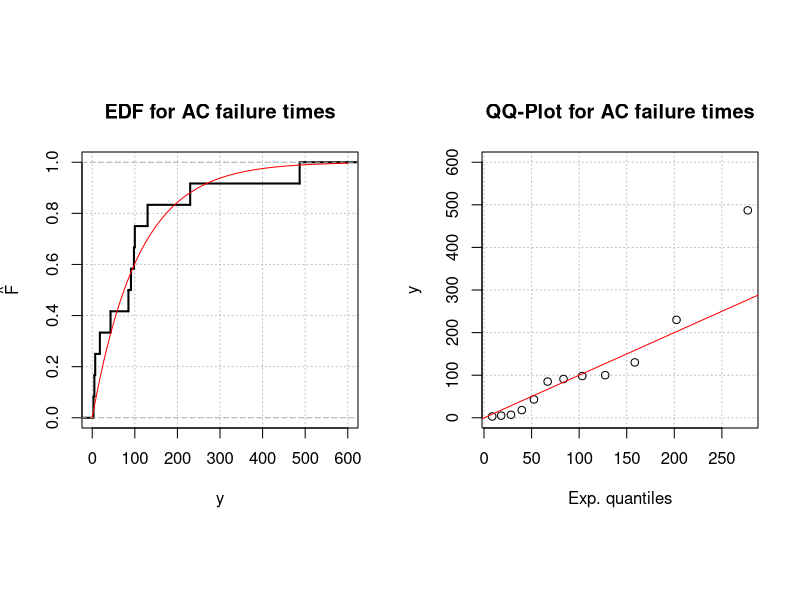
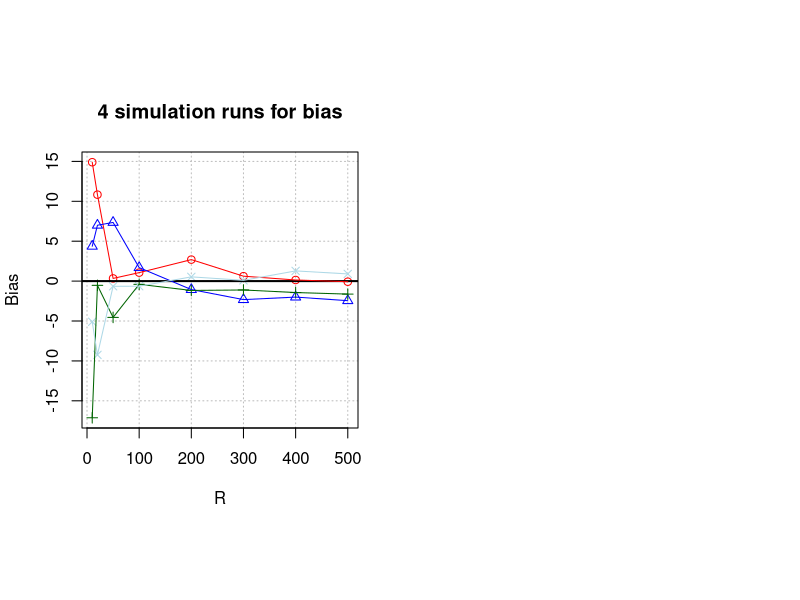

The R script that drew these images, in order: (Note: this script raises an error after producing the figures.)
#####################################################################
# NAME:  Chris Bilder                                               #
# DATE:  1-5-06, update 10-13-07                                    #
# UPDATE:                                                           #
# PURPOSE: Example 2.5, 2.6, 2.9, 2.10, 2.11                        #
#                                                                   #
# NOTES:                                                            #
#####################################################################

#####################################################################
# Example 1.1 and Figure 1.2

  y<-c(3,5,7,18,43,85,91,98,100,130,230,487)
  t<-mean(y)
  cat("My sample is", sort(y), "\n which produces an observed statistic of", t, "\n")


  #EDF
  par(pty = "s", mfrow=c(1,2))
  plot.ecdf(x = y, verticals = TRUE, do.p = FALSE, main = "EDF for AC failure times", lwd = 2, xlim = c(0,600),
            panel.first = grid(nx = NULL, ny = NULL, col="gray", lty="dotted"), ylab = expression(hat(F)), xlab = "y")
  #Notice use of q = x below - the curve function needs "x" to be used, also notice the "rate" parameter 1/scale parameter
  curve(expr = pexp(q = x, rate = 1/t), from = 0, to = 600, col = "red", add = TRUE)
  #Could use the lines function instead of curve
  #lines(x = seq(from = 0, to = 600, by = 1), 
  #      y = pexp(q = seq(from = 0, to = 600, by = 1), rate = 1/t), col = "red")  #Note parameterization uses exp(1/mu)  
 
  #QQ-Plot
  #  Note: Book uses different version of the x-axis of the plot
  #  Bottom of p. 18 gives justification for the p = seq( )
  exp.quant<-qexp(p = seq(from = 1/(length(y)+1), to = 1-1/(length(y)+1), by = 1/(length(y)+1)), rate = 1/t)
  plot(y = sort(y), x = exp.quant, main = "QQ-Plot for AC failure times", ylab = "y", xlab = "Exp. quantiles",
       panel.first = grid(nx = NULL, ny = NULL, col="gray", lty="dotted"), ylim = c(0,600))
  data.frame(exp.quant, y)
  abline(a = 0, b = 1, col = "red")
    
    
######################################################################
# Example 2.5

  R.max<-500
  set.seed(4130)
  y.star<-matrix(data = rexp(n = length(y)*R.max, rate = 1/t), nrow = R.max, ncol = length(y))

  #r = 1
  y.star[1,]
  
  t.star<-apply(X = y.star, FUN = mean, MARGIN = 1)
  mean(t.star) - t #B_500
  var(t.star)      #V_500
  
  
  
  R.max<-10000
  set.seed(2891)
  y.star<-matrix(data = rexp(n = length(y)*R.max, rate = 1/t), nrow = R.max, ncol = length(y))  
  t.star<-apply(X = y.star, FUN = mean, MARGIN = 1)
  mean(t.star) - t #B_10000
  var(t.star)      #V_10000
  
 
  R.max<-500  
  R.values<-c(10, 20, 50, 100, 200, 300, 400, 500)
  
  save2<-data.frame(R.values = NULL, bias = NULL, variance=NULL, sim=NULL)
  
  set.seed(4131)
  bias<-numeric(length(R.values))
  variance<-numeric(length(R.values))

  for (sim.numb in 1:4) {
  
    y.star<-matrix(data = rexp(n = length(y)*R.max, rate = 1/t), nrow = 500, ncol = length(y))
    t.star<-apply(X = y.star, FUN = mean, MARGIN = 1)

    counter<-1
    
    for (i in R.values) { 
      bias[counter] <- mean(t.star[1:i]) - t
      variance[counter] <- var(t.star[1:i])  
      counter <- counter + 1
    }
  
    save<-data.frame(R.values, bias, variance, sim = sim.numb)
    save2<-rbind.data.frame(save2, save)
  }
  
  head(save2, n = 10) #Check values in it.
  
  #Figure 2.1
  par(pty = "s", mfrow=c(1,2))
  plot(x = save2$R.values, y = save2$bias, 
       col = rep(c("red", "blue", "darkgreen", "lightblue"), times = 1, each = length(R.values)),
       pch = rep(c(1, 2, 3, 4), times = 1, each = length(R.values)), xlab = "R", ylab = "Bias",
       main = "4 simulation runs for bias",
       panel.first = grid(nx = NULL, ny = NULL, col="gray", lty="dotted"), type = "p") 
  abline(h = 0, col = "black", lwd = 2)   
  lines(x = R.values, y = save2$bias[save2$sim == 1], col = "red")
  lines(x = R.values, y = save2$bias[save2$sim == 2], col = "blue")
  lines(x = R.values, y = save2$bias[save2$sim == 3], col = "darkgreen")
  lines(x = R.values, y = save2$bias[save2$sim == 4], col = "lightblue")
      
  legend(locator(1), legend = c("1", "2", "3", "4"), col=c("red", "blue", "darkgreen", "lightblue"),
         pch = c(1, 2, 3, 4), bty="n", cex=0.75)
  
  
  plot(x = save2$R.values, y = save2$variance, 
       col = rep(c("red", "blue", "darkgreen", "lightblue"), times = 1, each = length(R.values)),
       pch = rep(c(1, 2, 3, 4), times = 1, each = length(R.values)), xlab = "R", ylab = "Variance",       
       main = "4 simulation runs for variance",
       panel.first = grid(nx = NULL, ny = NULL, col="gray", lty="dotted"), type = "p") 
  abline(h = t^2/length(y), col = "black", lwd = 2)   
  lines(x = R.values, y = save2$variance[save2$sim == 1], col = "red")
  lines(x = R.values, y = save2$variance[save2$sim == 2], col = "blue")
  lines(x = R.values, y = save2$variance[save2$sim == 3], col = "darkgreen")
  lines(x = R.values, y = save2$variance[save2$sim == 4], col = "lightblue")
      
  legend(locator(1), legend = c("1", "2", "3", "4"), col=c("red", "blue", "darkgreen", "lightblue"),
         pch = c(1, 2, 3, 4), bty="n", cex=0.75)
  
  
######################################################################
# Example 2.6
  
  
  R.max<-999
  set.seed(4130)
  y.star<-matrix(data = rexp(n = length(y)*R.max, rate = 1/t), nrow = R.max, ncol = length(y))
  t.star<-apply(X = y.star, FUN = mean, MARGIN = 1)
  
  #NEW CODE
  alpha<-c(0.05,0.95)
  sort(t.star)[alpha*(R.max+1)]-t  #0.05 and 0.95 estimated quantiles of T*-t
  qgamma(p = alpha, shape = length(y), scale = t/length(y)) - t #0.05 and 0.95 quantiles of T*-t
  #Remember from p. 2.9, beta in Casella and Berger and R is mu/kappa in BMA.  
  
  #Equivalent way to get quantiles using quantile() function
  quantile(x = t.star, probs = alpha, type = 1)
  sort(t.star)[alpha*(R.max+1)]
  
  
  #Figure 2.2
  #QQ-Plot
  par(pty = "s", mfrow=c(1,2))
  norm.quant<-qnorm(p = seq(from = 1/(length(t.star[1:99])+1), to = 1-1/(length(t.star[1:99])+1), by = 1/(length(t.star[1:99])+1)),
                    mean = mean(t.star[1:99]), sd = sd(t.star[1:99]))
  plot(y = sort(t.star[1:99]), x = norm.quant, main = "QQ-Plot for t.star, R=99", ylab = "t.star", xlab = "Normal quantiles",
       panel.first = grid(nx = NULL, ny = NULL, col="gray", lty="dotted"))
  abline(a = 0, b = 1, col = "red")
    
  norm.quant<-qnorm(p = seq(from = 1/(length(t.star)+1), to = 1-1/(length(t.star)+1), by = 1/(length(t.star)+1)),
                    mean = mean(t.star), sd = sd(t.star))
  plot(y = sort(t.star), x = norm.quant, main = "QQ-Plot for t.star, R=999", ylab = "t.star", xlab = "Normal quantiles",
       panel.first = grid(nx = NULL, ny = NULL, col="gray", lty="dotted"))
  abline(a = 0, b = 1, col = "red")

  #t* ~ Gamma(n, t/n)
  gam.quant<-qgamma(p = seq(from = 1/(length(t.star[1:99])+1), to = 1-1/(length(t.star[1:99])+1), by = 1/(length(t.star[1:99])+1)),
                    shape = length(y), scale = t/length(y))
  plot(y = sort(t.star[1:99]), x = gam.quant, main = "QQ-Plot for t.star, R=99", ylab = "t.star", xlab = "Gamma quantiles",
       panel.first = grid(nx = NULL, ny = NULL, col="gray", lty="dotted"))
  abline(a = 0, b = 1, col = "red")
    
  gam.quant<-qgamma(p = seq(from = 1/(length(t.star)+1), to = 1-1/(length(t.star)+1), by = 1/(length(t.star)+1)),
                    shape = length(y), scale = t/length(y))
  plot(y = sort(t.star), x = gam.quant, main = "QQ-Plot for t.star, R=999", ylab = "t.star", xlab = "Gamma quantiles",
       panel.first = grid(nx = NULL, ny = NULL, col="gray", lty="dotted"))
  abline(a = 0, b = 1, col = "red")
 

  #Figure 2.3
  par(pty = "s", mfrow=c(1,2))
  hist(x = t.star[1:99], main = "Histogram for t*, R=99", freq=FALSE, xlab = "t*")
  curve(expr = dnorm(x, mean = mean(t.star[1:99]), sd = sd(t.star[1:99])), col = 2, add = TRUE)
 
  hist(x = t.star, main = "Histogram for t*, R=999", freq=FALSE, xlab = "t*", ylim = c(0,0.014))
  curve(expr = dnorm(x, mean = mean(t.star), sd = sd(t.star)), col = 2, add = TRUE)


  #p quantiles
  p<-c(0.01, 0.05, 0.10, 0.5, 0.90, 0.95, 0.99)
  # p*(R+1) quantiles of t.star 
  data.frame(p, t.star = quantile(x = t.star, probs = p, type = 1), gamma.quant = qgamma(p = p, shape = length(y), scale = t/length(y))) 
  #sort(t.star)[p*(R.max+1)] also will do the same as the quantile() function.
  # p*(R+1) quantiles of t.star - t 
  data.frame(p, t.star = quantile(x = t.star, probs = p, type = 1) - t, gamma.quant = qgamma(p = p, shape = length(y), scale = t/length(y)) - t)
 
  
  
######################################################################
# Another way to do a parametric bootstrap using the boot() function
  
  #Need to load it first even though it is automatically installed with R (only need to do once during the R session)
  library(boot)
  
  #Function for the statistic
  #  First element is the original or resampled data.
  #  No second element for a parametric bootstrap - see p. 528 of BMA
  mean.t<-function(data) {
     mean(data) 
  }
  
  
  #Function for how to simulate the resamples
  sim.data<-function(data, mle) {
    out<-rexp(n = length(data), rate = 1/mle)
    out
  }
   
  #Do bootstrap
  set.seed(4162)
  boot.res<-boot(data = y, statistic = mean.t, R = 1000, sim = "parametric", ran.gen = sim.data, mle = mean(y)) 
  boot.res
  plot(boot.res)   
  
  

  
  
######################################################################
# Example 2.9

  #Need to load it first even though it is automatically installed with R (only need to do once during the R session)
  library(boot)
  
  #Function for the statistic
  #  First element is the original or resampled data.
  #  Second element represents the indices of the data.  For example, the indices will be 1:length(y) for the observed
  #    data.   
  calc.t<-function(data, i) {
     d<-data[i]
     mean(d) 
  }
  
  #Try it
  calc.t(data = y, i = 1:length(y))

  #Other implementations of calc.t:
  calc.t(data = y, i = rep(x = 1, times = 12))
  set.seed(7828)
  calc.t(data = y, i = sample(x = 1:length(y), size = 12, replace = TRUE))
 


  
  #Do bootstrap
  set.seed(9182)
  boot.res<-boot(data = y, statistic = calc.t, R = 1000, sim="ordinary") 
  boot.res
  plot(boot.res)   
  
  #What's available from the boot() function?
    names(boot.res)
    boot.res$t0
    head(boot.res$t)
    boot.res$statistic
  
    #List of indices from the resamples
    save.ind<-boot.array(boot.out=boot.res, indices=TRUE)
    head(save.ind)
  
    #First resample
    y[save.ind[1,]]
    mean(y[save.ind[1,]])

  #Work for Figure 2.7
  R.max<-999
  R.values<-c(19, 39, 99, 199, 299, 399, 499, 599, 699, 799, 899, 999)
  save2<-data.frame(R.values = NULL, p05 = NULL, p95=NULL, sim=NULL)
  set.seed(9182)

  p05<-numeric(length(R.values))
  p95<-numeric(length(R.values))

  for (sim.numb in 1:4) {
  
    boot.res<-boot(data = y, statistic = calc.t, R = 999, sim="ordinary") 
    counter<-1
    
    for (i in R.values) { 
      p05[counter] = quantile(x = boot.res$t[1:i], probs = 0.05, type = 1) - t  
      # Instead of quantile(), could also use sort(boot.res$t[1:i])[0.05*(i+1)]
      p95[counter] = quantile(x = boot.res$t[1:i], probs = 0.95, type = 1) - t  #  with type 1 option
      counter = counter + 1
    }
  
    save<-data.frame(R.values, p05, p95, sim = sim.numb)
    save2<-rbind.data.frame(save2, save)
  }
 
 
  #Figure 2.7
  par(pty = "m", mfrow=c(1,1))
  plot(x = c(save2$R.values, save2$R.values), y = c(save2$p05, save2$p95), 
       col = rep(c("red", "blue", "darkgreen", "lightblue"), times = 1, each = length(R.values)),
       pch = rep(c(1, 2, 3, 4), times = 1, each = length(R.values)), xlab = "R", ylab = "Quantiles of t* - t",
       main = "4 simulation runs for quantiles (using nonpar boot)",
       panel.first = grid(nx = NULL, ny = NULL, col="gray", lty="dotted"), type = "p") 
  abline(h = qgamma(p = c(0.05, 0.95), shape = length(y), scale = t/length(y)) - t, col = "black", lwd = 2)  
  lines(x = R.values, y = save2$p05[save2$sim == 1], col = "red")
  lines(x = R.values, y = save2$p05[save2$sim == 2], col = "blue")
  lines(x = R.values, y = save2$p05[save2$sim == 3], col = "darkgreen")
  lines(x = R.values, y = save2$p05[save2$sim == 4], col = "lightblue")      
  lines(x = R.values, y = save2$p95[save2$sim == 1], col = "red")
  lines(x = R.values, y = save2$p95[save2$sim == 2], col = "blue")
  lines(x = R.values, y = save2$p95[save2$sim == 3], col = "darkgreen")
  lines(x = R.values, y = save2$p95[save2$sim == 4], col = "lightblue")      
  legend(locator(1), legend = c("1", "2", "3", "4"), col=c("red", "blue", "darkgreen", "lightblue"),
         pch = c(1, 2, 3, 4), bty="n", cex=2)
#Could do the similar plot for bias and variance

  
  #Figure 2.8 - left plot
  par(pty = "s", mfrow=c(1,2))
  #t* ~ Gamma(n, t/n)
  gam.quant<-qgamma(p = seq(from = 1/(boot.res$R+1), to = 1-1/(boot.res$R+1), by = 1/(boot.res$R+1)),
                    shape = length(y), scale = t/length(y))
  plot(y = sort(boot.res$t), x = gam.quant, main = "QQ-Plot for t*, R=999, Y~Exp", ylab = "t*", xlab = "Gamma quantiles",
       panel.first = grid(nx = NULL, ny = NULL, col="gray", lty="dotted"))
  abline(a = 0, b = 1, col = "red")
  
    
  #Figure 2.8 - right plot - Suppose started with a gamma instead of a exponential model
    
   #-log likelihood function for a gamma(kappa, mu)
    logL<-function(par.gam, data) {

      kappa<-par.gam[1]
      mu<-par.gam[2]
      n<-length(data)
  
      #optim() finds a minimum so I need to put a negative here since want a max
      -(-n*lgamma(kappa) + n*kappa*log(kappa) - n*kappa*log(mu) - kappa/mu * sum(data) + (kappa-1)*sum(log(data)))

    }

    #MOM estimators - used as starting points
    par.gam<-c(mean(y)^2/var(y), mean(y))
    #Find MLEs (default method did not produce convergence)
    save.opt<-optim(par = par.gam, fn = logL, data = y, control=list(trace = 0, maxit=10000), method = "BFGS",
                    hessian = TRUE)
    save.opt

    gam.quant<-qgamma(p = seq(from = 1/(boot.res$R+1), to = 1-1/(boot.res$R+1), by = 1/(boot.res$R+1)),
                      shape = length(y)*save.opt$par[1], scale = save.opt$par[2]/(length(y)*save.opt$par[1]))
    plot(y = sort(boot.res$t), x = gam.quant, main = "QQ-Plot for t*, R=999, Y~Gamma", ylab = "t*", xlab = "Gamma quantiles",
         panel.first = grid(nx = NULL, ny = NULL, col="gray", lty="dotted"))
    abline(a = 0, b = 1, col = "red")
  
    #Do a contour plot to examine the log likelihood function - investigate why convergence problems occured with
    #  default method
    i<-1
    j<-1
    mu.eval<-seq(from = 50, to = 150, by = 0.1)
    kappa.eval<-seq(from = 0.1, to = 2, by = 0.1)
    save.it<-matrix(NA, length(mu.eval), length(kappa.eval))
    for (mu in mu.eval) {
      for (kappa in kappa.eval) {
        save.it[i,j]<--logL(c(kappa, mu), y)
        j<-j+1
      }
      j<-1
      i<-i+1
    }
    
    win.graph(width = 7, height = 7, pointsize = 12)  #Open new plotting sheet
    #Note that contour() has a different data arrangement for the data to plot than PROC CONTOUR in SAS
    contour(x = mu.eval, y = kappa.eval, z = save.it, levels = c(-68, -70, -72, -80, -90),
            xlab = expression(mu), ylab = expression(kappa), main = "Contour plot of log(L)")
    abline(h = save.opt$par[1], col = "blue")
    abline(v = save.opt$par[2], col = "blue")
    max(save.it)
    
     
  
#######################################################################################################  
  
  #Code using the Casella and Berger parameterization of a gamma distribution
    #-log likelihood function for a gamma(alpha, beta)
    logL<-function(par.gam, data) {

      alpha<-par.gam[1]
      beta<-par.gam[2]
      n<-length(data)
  
      #optim() finds a minimum so I need to put a negative here since want a max
      -(-n*lgamma(alpha) - n*alpha*log(beta) - 1/beta * sum(data) + (alpha-1)*sum(log(data)))

    }

    #MOM estimators - used as starting points
    par.gam<-c(mean(y)^2/var(y), var(y)/mean(y))
    #Find MLEs (default method did not produce convergence)
    save.opt<-optim(par = par.gam, fn = logL, data = y, control=list(trace = 0, maxit=10000), method = "BFGS",
                    hessian = TRUE)
    save.opt

    gam.quant<-qgamma(p = seq(from = 1/(boot.res$R+1), to = 1-1/(boot.res$R+1), by = 1/(boot.res$R+1)),
                      shape = length(y)*save.opt$par[1], scale = save.opt$par[2]/length(y))
    plot(y = sort(boot.res$t), x = gam.quant, main = "QQ-Plot for t*, R=999, Y~Gamma", ylab = "t*", xlab = "Gamma quantiles",
         panel.first = grid(nx = NULL, ny = NULL, col="gray", lty="dotted"))
    abline(a = 0, b = 1, col = "red")

  

  #Another way to find the MLE is to use the mle function in the stats4 package - notice how I get a little 
  #  different answer - due to flatness of likelihood function
  logL2<-function(alpha, beta) {
    #optim() finds a minimum so I need to put a negative here since want a max
    -(-length(y)*lgamma(alpha) - length(y)*alpha*log(beta) - 1/beta * sum(y) + (alpha-1)*sum(log(y))) 
  }

  library(stats4)
  mle.res<-mle(minuslogl = logL2, start = list(alpha = (mean(y)/sd(y))^2, beta = sd(y)^2/mean(y)), method = "BFGS")
  summary(mle.res)
  names(mle.res) #None - possibly due to S version 4 being used instead of version 3?
  logLik(mle.res)
  vcov(mle.res)
  plot(profile(mle.res), absVal=FALSE) #notice error messages
  confint(mle.res)  #notice error messages
  
#######################################################################################################   


############################################################################
# How many different resamples are possible?  (p. 27)

choose(2*length(y)-1, length(y)-1)


#####################################################################
# Example 2.11

  #Studentized parametric bootstrap C.I.
  z.star.0.025<-sqrt(length(y))*(1-1/qgamma(p=0.025, shape = length(y), scale = 1/length(y)))
  z.star.0.975<-sqrt(length(y))*(1-1/qgamma(p=0.975, shape = length(y), scale = 1/length(y)))
  lower<-t - z.star.0.975*sqrt(t^2/length(y))
  upper<-t - z.star.0.025*sqrt(t^2/length(y))
  data.frame(interval = "Parametric studentized", lower, upper)

  #Basic parametric bootstrap C.I.
  lower<-2*t - qgamma(p=0.975, shape = length(y), scale = t/length(y))
  upper<-2*t - qgamma(p=0.025, shape = length(y), scale = t/length(y))
  data.frame(interval = "Parametric basic", lower, upper)

  #Regular t-distribution interval; remember that t is mean(y) here
  data.frame(name = "t-based interval",
                    lower = t - qt(0.975, length(y)-1)*sd(y)/sqrt(length(y)), 
                    upper = t + qt(0.975, length(y)-1)*sd(y)/sqrt(length(y)))




  #Nonparametric bootstrap
  calc.t<-function(data, i) {
     d<-data[i]
     n<-length(d)
     v.L<-1/n^2*(n-1)*var(d) #BMA p. 22 variance, also npar delta-method var
     t<-mean(d)
     c(t, v.L) 
  }
  
  calc.t(data = y, i = 1:length(y))
  
  set.seed(9182) #Same seed as earlier
  boot.res<-boot(data = y, statistic = calc.t, R = 999, sim="ordinary") 
  plot(boot.res) 
  head(boot.res$t)
  boot.res$t0
  
  #Easier way to get quantiles
  G.hat.q<-quantile(x = boot.res$t[,1], probs = c(0.025, 0.975), type = 1)
  G.hat.q
  #Harder way to get quantiles
  data.frame(q025 = sort(boot.res$t[,1])[(999+1)*(0.025)], q975 = sort(boot.res$t[,1])[(999+1)*(1-0.025)])
 
  #Basic interval
  basic<-data.frame(name = "Basic", lower = 2*boot.res$t0[1]-G.hat.q[2], upper = 2*boot.res$t0[1]-G.hat.q[1])
  basic
 
  #Studentized boot interval
  z.star<-(boot.res$t[,1] - t)/sqrt(boot.res$t[,2])
  z.star.quant<-quantile(x = z.star, probs = c(0.025, 0.975), type = 1)
  z.star.quant
  boot.stud.nonpar<-data.frame(name = "Studentized boot interval nonpar",
                        lower = t - z.star.quant[2]*sd(y)/sqrt(length(y)), 
                        upper = t - z.star.quant[1]*sd(y)/sqrt(length(y)))
 
  boot.stud.nonpar
 
  #One way to remove the "97.5%" from being shown.
  data.frame(name = "Basic", lower = 2*boot.res$t0[1]-as.numeric(G.hat.q[2]), upper = 2*boot.res$t0[1]-as.numeric(G.hat.q[1]))
 
 
 
  #When using the studentized interval, boot.ci assumes that boot.res$t has a first column containing
  #  the statistic of interest and the second column contains the variance.  If the variance is not the 
  #  second column, use var.t = ___ as an additional option to show where the variances are (like boot.res$t[,3]).  
  boot.ci(boot.out = boot.res, conf = 0.95, type = c("norm", "basic", "stud")) 
  
  #Using my own value of v
  boot.ci(boot.out = boot.res, conf = 0.95, type = c("norm", "basic", "stud"), var.t0 = var(y)/length(y)) 

  #Using variance from second element of calc.t()
  boot.ci(boot.out = boot.res, conf = 0.95, type = c("norm", "basic", "stud"), var.t0 = (length(y)-1)/length(y)*var(y)/length(y))
 
 
  #"Normal" interval in boot.ci() calculations
  b<-mean(boot.res$t[,1]) - t
  b
 
  #Reproduces  boot.ci(boot.out = boot.res, conf = 0.95, type = "norm")
  lower<-t - b - qnorm(0.975, mean = 0, sd = 1)*sd(boot.res$t[,1])  
  upper<-t - b - qnorm(0.025, mean = 0, sd = 1)*sd(boot.res$t[,1])
  data.frame(name = "Normal interval calc in boot.ci", lower, upper)

  #Reproduces  boot.ci(boot.out = boot.res, conf = 0.95, type = "norm"), var.t0 = (length(y)-1)/length(y)*var(y)/length(y))
  lower<-t - b - qnorm(0.975, mean = 0, sd = 1)*sqrt(calc.t(y, 1:length(y))[2])
  upper<-t - b - qnorm(0.025, mean = 0, sd = 1)*sqrt(calc.t(y, 1:length(y))[2])
  data.frame(name = "Normal interval calc in boot.ci", lower, upper)
 
  
  

###############################################################################
# Code from BMA for this problem  

#   Nonparametric confidence intervals for mean failure time 
#   of the air-conditioning data as in Example 5.4 of Davison
#   and Hinkley (1997)

library(boot)

mean.fun <- function(d, i) 
{    m <- mean(d$hours[i])
     n <- length(i)
     v <- (n-1)*var(d$hours[i])/n^2
     c(m, v)
}
set.seed(9182)
air.boot <- boot(y, mean.fun, R=999)
boot.ci(air.boot, type = c("norm", "basic", "perc", "stud"))






#
